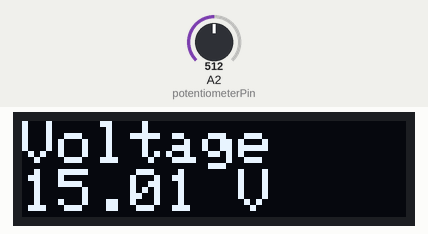
This sketch was run on a simulated Arduino Uno, built with avr-gcc and run on an emulated ATmega328P. Shown: 128×32 one-colour display. Inputs (shaded band) come from the test bench; at power-on: A2 (potentiometerPin) = 512. What the sketch prints to the serial monitor is not drawn.

Above: at 1.2 s.
1.3 s: A2 (potentiometerPin) set to 716
At 1.9 s:
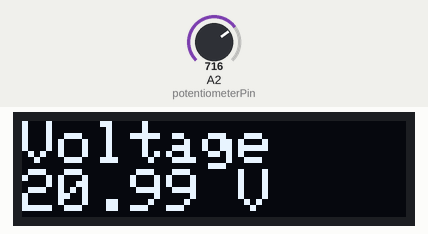
2.8 s: A2 (potentiometerPin) set to 900
At 3.4 s:
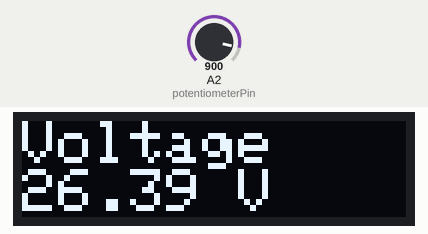
4.3 s: A2 (potentiometerPin) set to 1023
At 5.0 s:
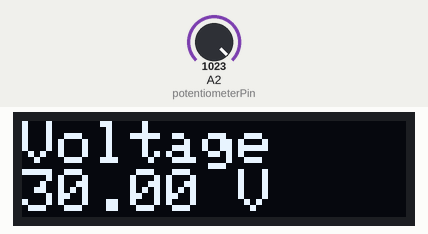
Timing chart, 0 to 7.3 s (numbered marks = the images above; inputs shaded):
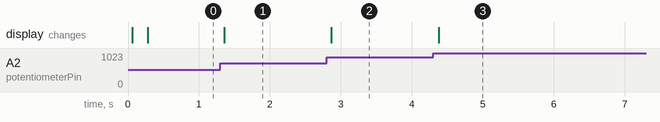

The sketch:

OLEDDisplay_250112.ino
```cpp
// Display Potentiometer Voltage on OLED Screen

#include <Adafruit_GFX.h>
#include <Adafruit_SSD1306.h>

// Define OLED display size
#define SCREEN_WIDTH 128
#define SCREEN_HEIGHT 32
#define SCREEN_ADDRESS 0x3C
// Initialize OLED display on I2C (A4 = SDA, A5 = SCL for Arduino Uno)
Adafruit_SSD1306 display(SCREEN_WIDTH, SCREEN_HEIGHT, &Wire, -1);

// Potentiometer pin
const int potentiometerPin = A2;

// Max voltage to display
const float maxVoltage = 30.0;

void setup() {
  // Initialize serial communication
  Serial.begin(9600);

  // SSD1306_SWITCHCAPVCC = generate display voltage from 3.3V internally
  if(!display.begin(SSD1306_SWITCHCAPVCC, SCREEN_ADDRESS)) {
    Serial.println(F("SSD1306 allocation failed"));
    for(;;); // Don't proceed, loop forever
  }

  display.clearDisplay();
  display.setTextSize(1);
  display.setTextColor(SSD1306_WHITE);
  display.setCursor(0, 0);
  display.println(F("Potentiometer Voltage"));
  display.display();
}

void loop() {
  // Read potentiometer value
  int sensorValue = analogRead(potentiometerPin);

  // Map the analog value (0-1023) to the voltage range (0-30V)
  float voltage = map(sensorValue, 0, 1023, 0, maxVoltage * 100) / 100.0;

  // Print voltage to Serial Monitor
  Serial.print("Voltage: ");
  Serial.println(voltage, 2);

  // Display voltage on OLED screen
  display.clearDisplay();
  display.setCursor(0, 0);
  display.println(F("Voltage"));

  // Enlarge the voltage value on the screen
  display.setTextSize(2);
  display.setCursor(0, 16);
  display.print(voltage, 2); // Display voltage with 2 decimal places
  display.println(F(" V"));
  display.display();

  delay(200); // Small delay for readability
}
```

Measured:
- after the input at 1.3 s, the display: changes after 0.06 s (image 1)
- after the input at 2.8 s, the display: changes after 0.07 s (image 2)
- after the input at 4.3 s, the display: changes after 0.08 s (image 3)
